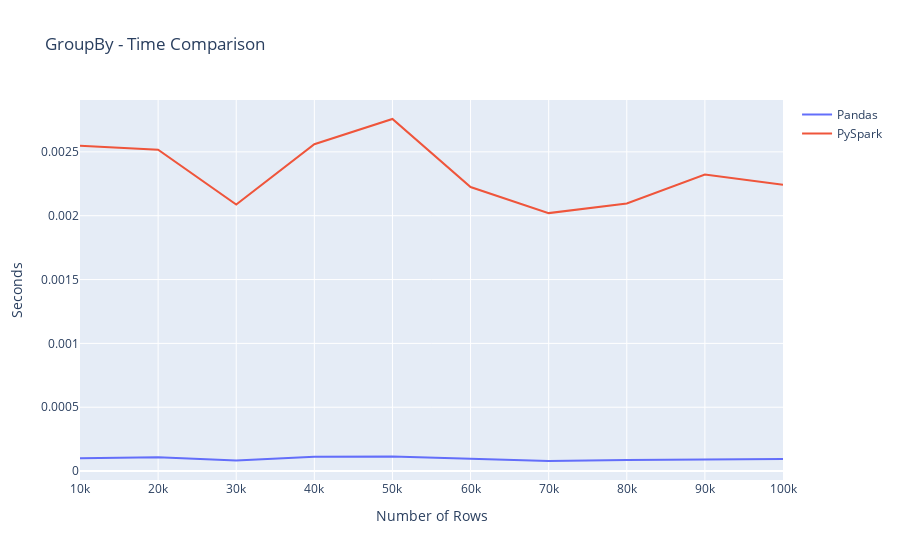
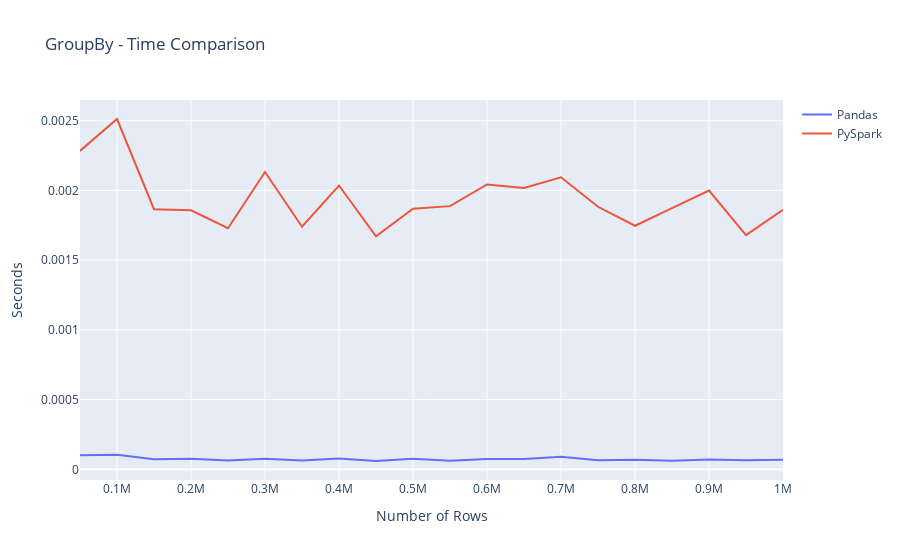

Notebook cell for these charts, in order:
### Code cell
small_group = utils.plot_statistic("GroupBy", time_statistics_small, "group")
small_group.show()

large_group = utils.plot_statistic("GroupBy", time_statistics_large, "group")
large_group.show()

### Figure 1 — Plotly figure (JSON) as saved in the notebook; plotly's stock layout.template omitted (floating-point values rounded to 4 significant figures)
{"data": [{"hovertemplate": "Rows: %{x}<br>Seconds: %{y}", "mode": "lines", "name": "Pandas", "type": "scatter", "x": [10000, 20000, 30000, 40000, 50000, 60000, 70000, 80000, 90000, 100000], "y": [0.0001002, 0.0001078, 8.29e-05, 0.0001124, 0.0001148, 9.602e-05, 7.887e-05, 8.766e-05, 9.214e-05, 9.432e-05]}, {"hovertemplate": "Rows: %{x}<br>Seconds: %{y}", "mode": "lines", "name": "PySpark", "type": "scatter", "x": [10000, 20000, 30000, 40000, 50000, 60000, 70000, 80000, 90000, 100000], "y": [0.002547, 0.002516, 0.002088, 0.00256, 0.002757, 0.002224, 0.00202, 0.002096, 0.002322, 0.002243]}], "layout": {"title": {"text": "GroupBy - Time Comparison"}, "xaxis": {"title": {"text": "Number of Rows"}}, "yaxis": {"title": {"text": "Seconds"}}}}

### Figure 2 — Plotly figure (JSON) as saved in the notebook; plotly's stock layout.template omitted (floating-point values rounded to 4 significant figures)
{"data": [{"hovertemplate": "Rows: %{x}<br>Seconds: %{y}", "mode": "lines", "name": "Pandas", "type": "scatter", "x": [50000, 100000, 150000, 200000, 250000, 300000, 350000, 400000, 450000, 500000, 550000, 600000, 650000, 700000, 750000, 800000, 850000, 900000, 950000, 1000000], "y": [0.0001011, 0.0001043, 7.141e-05, 7.565e-05, 6.248e-05, 7.656e-05, 6.407e-05, 7.823e-05, 5.967e-05, 7.527e-05, 6.099e-05, 7.444e-05, 7.49e-05, 8.974e-05, 6.576e-05, 6.792e-05, 6.104e-05, 7.131e-05, 6.434e-05, 6.777e-05]}, {"hovertemplate": "Rows: %{x}<br>Seconds: %{y}", "mode": "lines", "name": "PySpark", "type": "scatter", "x": [50000, 100000, 150000, 200000, 250000, 300000, 350000, 400000, 450000, 500000, 550000, 600000, 650000, 700000, 750000, 800000, 850000, 900000, 950000, 1000000], "y": [0.002283, 0.002512, 0.001865, 0.001858, 0.001729, 0.002132, 0.001739, 0.002035, 0.001671, 0.001869, 0.001887, 0.002043, 0.002017, 0.002094, 0.001883, 0.001747, 0.001873, 0.001999, 0.001679, 0.001862]}], "layout": {"title": {"text": "GroupBy - Time Comparison"}, "xaxis": {"title": {"text": "Number of Rows"}}, "yaxis": {"title": {"text": "Seconds"}}}}
